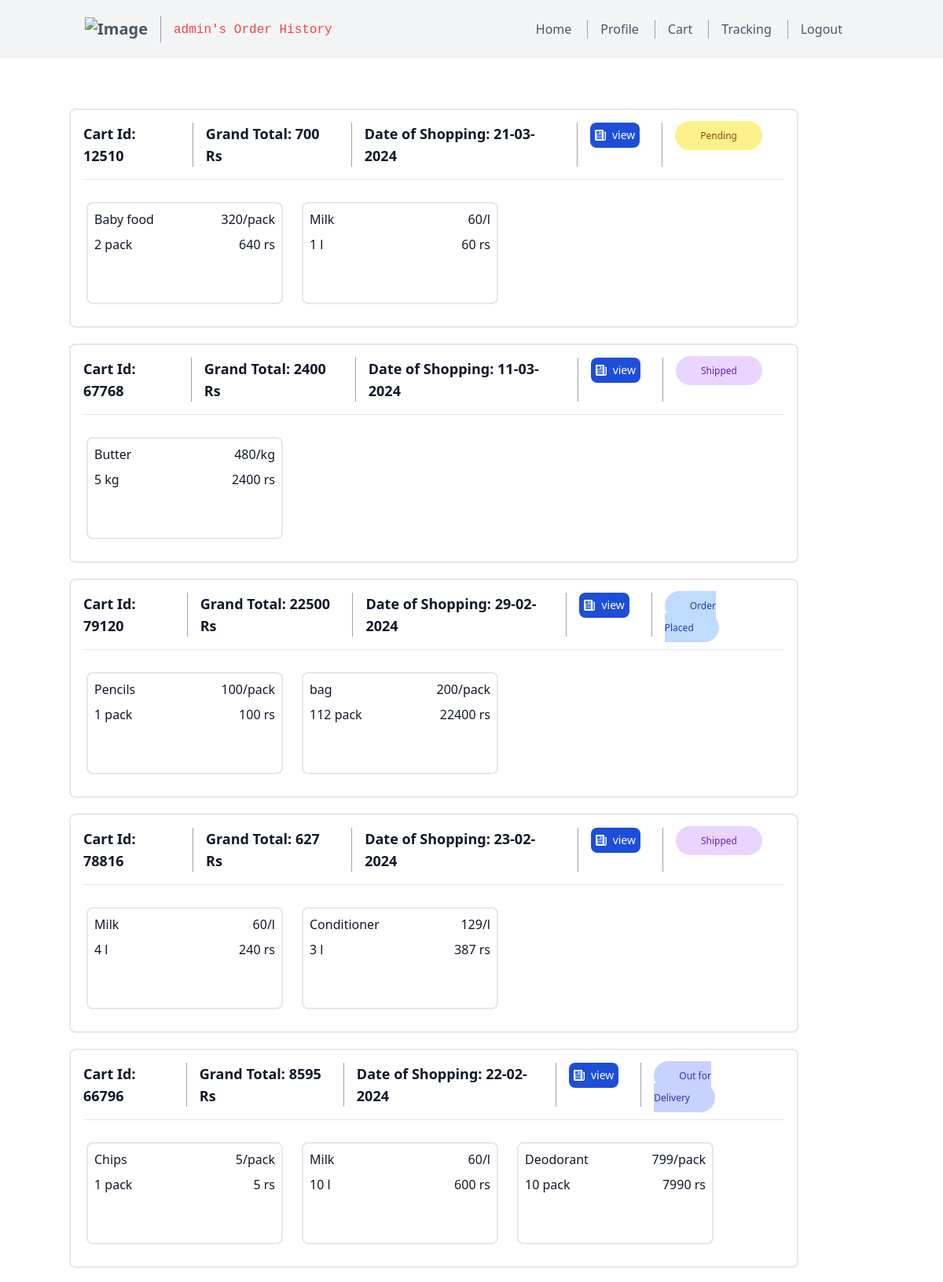
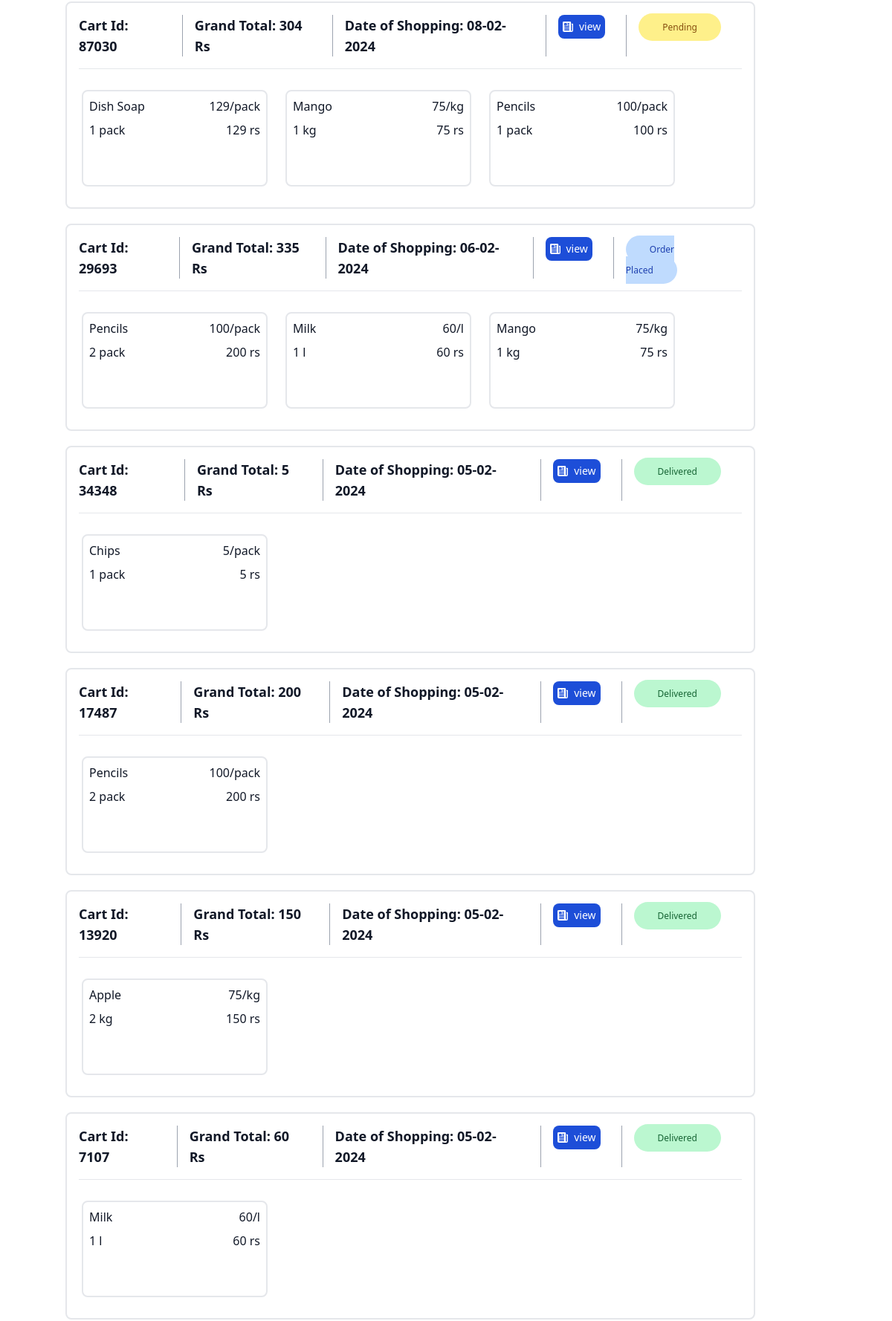
/order (signed in, upper part), run on the app's committed database (2 pictures, top to bottom).
### models.py (models this page shows, shortened)
class User(db.Model):
    __TableName__ = 'user'
    userid = db.Column(db.Integer, primary_key=True, autoincrement=True, nullable=False, unique=True)
    uname = db.Column(db.String(20), nullable=False, unique=True)
    passhash = db.Column(db.String(1024), nullable=False)
    profileid = db.Column(db.String(1024), nullable=False)
    role = db.Column(db.String(10), nullable=False)
    @property
    def password(self):
        raise AttributeError('Password is not a readable attribute')

class Order(db.Model):
    __TableName__ = 'order'
    orderid = db.Column(db.Integer, primary_key=True, autoincrement=True, nullable=False, unique=True)
    userid = db.Column(db.Integer, db.ForeignKey('user.userid'), nullable=False)
    productid = db.Column(db.Integer, nullable=False)
    quantity = db.Column(db.Integer, nullable=False)
    dateoftransaction = db.Column(db.DateTime, nullable=False)
    cartid = db.Column(db.Integer, nullable=False)
    productname = db.Column(db.String(20), nullable=False)
    categoryname = db.Column(db.String(50), nullable=False)
    rateperunit = db.Column(db.Float, nullable=False)
    unit= db.Column(db.String(20), nullable=False)
    amount = db.Column(db.Float, nullable=False)
    categoryid = db.Column(db.Integer, nullable=False)
    delivery_status = db.Column(db.Integer, nullable=False, default=0)

### routes.py (the view)
@app.route('/order')
@auth_required
def order():
    orders = Order.query.filter_by(userid=session['user_id']).all()
    distinct_carts = Order.query.with_entities(Order.cartid).filter_by(userid=session['user_id']).distinct().all()
    cart_ids = [row[0] for row in distinct_carts]
    orders = []
    orders1=[]
    grand=0
    for item in cart_ids:
        for order in Order.query.filter_by(cartid=item).all():
            product_details = Product.query.filter_by(productid=order.productid).first()
            grand=grand+order.rateperunit * order.quantity
            orders.append({
                'productid': order.productid,
                'productname': order.productname,
                'categoryname': order.categoryname,
                'rateperunit': order.rateperunit,
                'unit': order.unit,
                'quantity': order.quantity,
                'amount': order.rateperunit * order.quantity,
                'dateoftransaction':order.dateoftransaction,
                'cartid':order.cartid,
                'grand':grand,
                'delivery':order.delivery_status
            })
        orders1.append(orders)
        grand=0
        orders=[]
    return render_template('order.html', orders=orders1, nav="order", user=User.query.filter_by(userid=session['user_id']).first())

### routes.py (called while the page is built)
def auth_required(func):
    @wraps(func)
    def inner(*args, **kwargs):
        if 'user_id' not in session:
            flash('Please login to continue')
            return redirect(url_for('login'))
        return func(*args, **kwargs)
    return inner

### templates/order.html (shortened to what this page needs)
{% extends 'layout.html' %}
{% block content %}
{%if orders|length == 0%}
    <div class="container px-12 py-24 mx-10">
        <div class="component1 border-gray-200 rounded-lg p-4 flex mb-4">
            <div style="flex: 25%; display: flex; justify-content: center; align-items: center;">
                <h2 class="text-sm tracking-widest title-font mb-1 font-medium " style="font-weight: bold;">You Have Not Ordered Anything Yet!</h2>
            </div>
        </div>
    </div>
{%else%}
<div class="container px-12 py-16 mx-10  ">
{% for order in orders|reverse%}
<div class="component1 border-2 border-gray-200 rounded-lg p-4" style="margin-bottom:20px">
    <div class="flex text-2xl text-gray-900 pb-4 mb-4 border-b border-gray-200 leading-none">
        <div class="font-bold text-lg mr-5">Cart Id: {{(order[0].cartid)}}</div>
        <div class="font-bold text-lg mr-5  md:pl-4 md:border-l md:border-gray-400">Grand Total: {{order[-1].grand}} Rs</div>
        <div class="font-bold text-lg mr-5  md:pl-4 md:border-l md:border-gray-400">Date of Shopping: {{ order[0].dateoftransaction.strftime('%d-%m-%Y') }}</div>
        <div class="font-bold text-lg mr-5  md:pl-4 md:border-l md:border-gray-400">
            <a href="{{url_for('order_success',cartid=order[0].cartid)}}" type="button" class="text-white bg-blue-700 hover:bg-blue-800 focus:ring-4 focus:outline-none focus:ring-blue-300 font-medium rounded-lg text-sm px-1.5 py-1.5 text-center inline-flex items-center me-2 dark:bg-blue-600 dark:hover:bg-blue-700 dark:focus:ring-blue-800">
                view
            </a>
        </div>
        <div class="font-bold text-lg mr-5  md:pl-4 md:border-l md:border-gray-400">
            {%if order[0].delivery==1%}
            <span class="bg-blue-200 text-blue-800 text-xs font-medium me-2 px-8 py-2.5 rounded-full dark:bg-blue-900 dark:text-blue-300"> <a href="{{url_for('delivery_status',cartid=order[0].cartid)}}"> Order Placed</a></span>
            {%elif order[0].delivery==0%}
            <span class="bg-yellow-200 text-yellow-800 text-xs font-medium me-2 px-8 py-2.5 rounded-full dark:bg-yellow-900 dark:text-yellow-300"> <a href="{{url_for('delivery_status',cartid=order[0].cartid)}}"> Pending</a></span>
            {%elif order[0].delivery==2%}
            <span class="bg-purple-200 text-purple-800 text-xs font-medium me-2 px-8 py-2.5 rounded-full dark:bg-purple-900 dark:text-purple-300"> <a href="{{url_for('delivery_status',cartid=order[0].cartid)}}"> Shipped</a></span>
            {%elif order[0].delivery==3%}
            <span class="bg-indigo-200 text-indigo-800 text-xs font-medium me-2 px-8 py-2.5 rounded-full dark:bg-indigo-900 dark:text-indigo-300"> <a href="{{url_for('delivery_status',cartid=order[0].cartid)}}"> Out for Delivery</a></span>
            {%elif order[0].delivery==4%}
            <span class="bg-green-200 text-green-800 text-xs font-medium me-2 px-8 py-2.5 rounded-full dark:bg-green-900 dark:text-green-300"> <a href="{{url_for('delivery_status',cartid=order[0].cartid)}}"> Delivered</a></span>
            {%endif%}
        </div>
    </div>
    {%if order.orderid==[]%}
    <h2 class="text-sm tracking-widest title-font mb-1 font-medium text-center" style="margin-top:20px;">Products in this Category will be Available Soon.</h2>
    {%else%}
            <div class="overflow-x-auto">
        <div class="flex flex-no-wrap -mx-2" >
    {%for product in order%}
            <div class="p-3">
                <div class="border-2 border-gray-200 px-4 py-6 rounded-lg relative h-full w-full" style="height: 130px; width: 250px;">
                    {%if (product.productname)|length>18%}
                        <h2 class="title-font font-medium text-1xl text-gray-900 absolute top-0 left-0 ml-2 mt-2 overflow-auto">{{product.productname[:18]}}...</h2>
                    {%else%}
                        <h2 class="title-font font-medium text-1xl text-gray-900 absolute top-0 left-0 ml-2 mt-2 overflow-auto">{{product.productname}}</h2>
                    {%endif%}
                    <h2 class="title-font font-medium text-1xl text-gray-900 absolute top-0 right-0 mr-2 mt-2">{{product.rateperunit}}/{{product.unit.split('/')[1] }}</h2>
                    <h2 class="title-font font-medium text-1xl text-gray-900 absolute top-8 left-0 ml-2 mt-2 overflow-auto">{{product.quantity}} {{product.unit.split('/')[1] }}</h2>
                    <h2 class="title-font font-medium text-1xl text-gray-900 absolute top-8 right-0 mr-2 mt-2">{{product.amount}} rs</h2>
                </div>
            </div>
    {%endfor%}
    {%endif%}
        </div>
            </div>
</div>
{%endfor%}
</div>
{%endif%}
{% endblock %}

### templates/navbar.html (shortened to what this page needs)
  </head>
<body>
  <header class="text-gray-600 body-font bg-gray-100">
    <div class="container mx-auto flex flex-wrap p-5 flex-col md:flex-row items-center">
        <a class="navbar-brand" href="{{url_for('index')}}" style="font-weight: bold;font-size:15pt"><img src="gs.png" alt="Image" class="mx-auto  w-20" /></a>
      <nav class="md:mr-auto md:ml-4 md:py-1 md:pl-4 md:border-l md:border-gray-400	flex flex-wrap items-center text-base justify-center">
        <a class="mr-5 text-red-500">
          {%if nav=="dashboard"%}
            <code>{{user.uname}}'s Dashboard</code>
          {%elif nav=="profile"%}
            <code>{{user.uname}}'s Profile</code>
          {%elif nav=="buy_product"%}
            <code>Buying Product</code>
          {%elif nav=="addtocart"%}
            <code>Adding to Cart</code>
          {%elif nav=="cart"%}
            <code>{{user.uname}}'s Cart</code>
          {%elif nav=="review_product"%}
            <code>Reviewing Product</code>
          {%elif nav=="order"%}
            <code>{{user.uname}}'s Order History</code>
          {%elif nav=="payment"%}
            <code>{{user.uname}}'s Payment</code>
          {%elif nav=="success"%}
            <code>{{user.uname}}'s Payment Success</code>
          {%elif nav=="tracking"%}
            <code>{{user.uname}}'s Tracking Order</code>
          {%else%}
            <code>Login/Sign Up</code>
          {%endif%}
        </a>
      </nav>
      <nav class="md:ml-auto flex flex-wrap items-center text-base justify-center">
        {%if nav=="dashboard"%}
          <a class="mr-5 hover:text-gray-900" href="{{url_for('profile')}}">Profile</a>
          <a class="mr-5 hover:text-gray-900 md:pl-4 md:border-l md:border-gray-400" href="{{url_for('cart')}}">Cart</a>
          <a class="mr-5 hover:text-gray-900 md:pl-4 md:border-l md:border-gray-400" href="{{url_for('order')}}">Orders</a>
          <a class="mr-5 hover:text-gray-900 md:pl-4 md:border-l md:border-gray-400" href="{{url_for('tracking')}}">Tracking</a>
          <a class="mr-5 hover:text-gray-900 md:pl-4 md:border-l md:border-gray-400" href="{{url_for('logout')}}">Logout</a>
        {%elif nav=="order"%}
          <a class="mr-5 hover:text-gray-900" href="{{url_for('index')}}">Home</a>
          <a class="mr-5 hover:text-gray-900 md:pl-4 md:border-l md:border-gray-400" href="{{url_for('profile')}}">Profile</a>
          <a class="mr-5 hover:text-gray-900 md:pl-4 md:border-l md:border-gray-400" href="{{url_for('cart')}}">Cart</a>
          <a class="mr-5 hover:text-gray-900 md:pl-4 md:border-l md:border-gray-400" href="{{url_for('tracking')}}">Tracking</a>
          <a class="mr-5 hover:text-gray-900 md:pl-4 md:border-l md:border-gray-400" href="{{url_for('logout')}}">Logout</a>
        {%else%}
          <a class="mr-5 hover:text-gray-900" href="{{url_for('login')}}">Customer</a>
          <a class="mr-5 hover:text-gray-900 md:pl-4 md:border-l md:border-gray-400" href="{{url_for('login_man')}}">Manager</a>
        {%endif%}
      </nav>
    </div>
  </header>
</body>
</html>

### data on the page
User: uname "admin"
Order: cartid "12510", dateoftransaction "21-03-2024", productname "Baby food", rateperunit "320", unit "pack", quantity "2", amount "640"
Order: productname "Milk", rateperunit "60", unit "l", quantity "1", amount "60"
Order: cartid "67768", dateoftransaction "11-03-2024", productname "Butter", rateperunit "480", unit "kg", quantity "5", amount "2400"
Order: cartid "79120", dateoftransaction "29-02-2024", productname "Pencils", rateperunit "100", unit "pack", quantity "1", amount "100"
Order: productname "bag", rateperunit "200", unit "pack", quantity "112", amount "22400"
Order: cartid "78816", dateoftransaction "23-02-2024", productname "Milk", rateperunit "60", unit "l", quantity "4", amount "240"
Order: productname "Conditioner", rateperunit "129", unit "l", quantity "3", amount "387"
Order: cartid "66796", dateoftransaction "22-02-2024", productname "Chips", rateperunit "5", unit "pack", quantity "1", amount "5"
Order: productname "Milk", rateperunit "60", unit "l", quantity "10", amount "600"
Order: productname "Deodorant", rateperunit "799", unit "pack", quantity "10", amount "7990"
Order: cartid "87030", dateoftransaction "08-02-2024", productname "Dish Soap", rateperunit "129", unit "pack", quantity "1", amount "129"
Order: productname "Mango", rateperunit "75", unit "kg", quantity "1", amount "75"
Order: productname "Pencils", rateperunit "100", unit "pack", quantity "1", amount "100"
Order: cartid "29693", dateoftransaction "06-02-2024", productname "Pencils", rateperunit "100", unit "pack", quantity "2", amount "200"
Order: productname "Milk", rateperunit "60", unit "l", quantity "1", amount "60"
Order: productname "Mango", rateperunit "75", unit "kg", quantity "1", amount "75"
Order: cartid "34348", dateoftransaction "05-02-2024", productname "Chips", rateperunit "5", unit "pack", quantity "1", amount "5"
Order: cartid "17487", dateoftransaction "05-02-2024", productname "Pencils", rateperunit "100", unit "pack", quantity "2", amount "200"
Order: cartid "13920", dateoftransaction "05-02-2024", productname "Apple", rateperunit "75", unit "kg", quantity "2", amount "150"
Order: cartid "7107", dateoftransaction "05-02-2024", productname "Milk", rateperunit "60", unit "l", quantity "1", amount "60"

### other printed values
{{ order[-1].grand }} "700" "2400" "22500" "627" "8595" "304" "335" "5" "200" "150" "60"
